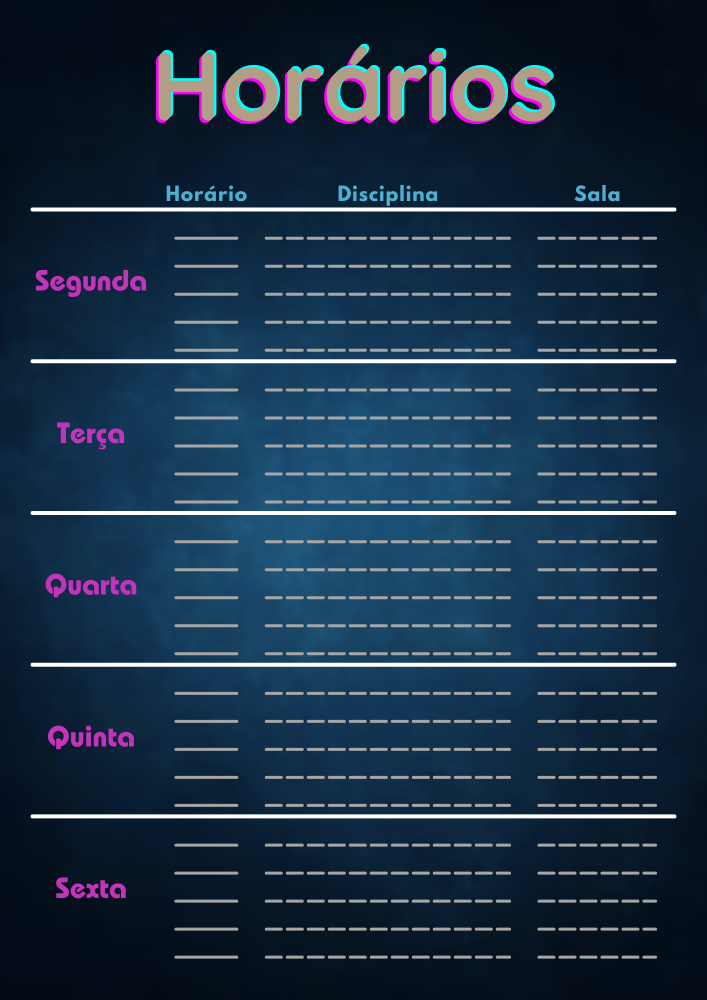
#> input picture Fundo base/Planner.png, 1414 x 2000 px (shown at 1/2 size)
$ python CriaImagem.py
#> lines starting #> are read from the running program, lines starting #| are printed output that depends on the picture
from PIL import Image, ImageFont, ImageDraw


# Fonte para horas
HFont = ImageFont.truetype('Fontes/Manjari/Manjari-Bold.ttf', size=45)
# Fonte para texto
TFont = ImageFont.truetype('Fontes/Manjari/Manjari-Bold.ttf', size=45)

# Valor de y para cada dia
Y = {'Seg':[436+56*i for i in range(5)],
	 'Ter':[740+56*i for i in range(5)],
	 'Qua':[1043+56*i for i in range(5)],
	 'Qui':[1347+56*i for i in range(5)],
	 'Sex':[1650+56*i for i in range(5)]}

# Fundo padrão
img = Image.open('Fundo base/Planner.png')
#> img is the input picture: PIL image 1414x2000 RGBA; mean R, G, B, A 27.5, 49.2, 71, 255
draw = ImageDraw.Draw(img)

# Formato Disciplinas:
# [{'Nome':'Modelo A', 'Sala':'O999', 'Horário':{'Seg':'13h30', 'Ter':'13h30', 'Qua':'13h30', 'Qui':'13h30', 'Sex':'13h30'}}]

Exemplo_Disciplinas = [
					  {'Nome':'Modelo A', 'Sala':'O999', 'Horário':{'Ter':'13h30', 'Qua':'13h30', 'Qui':'13h30', 'Sex':'13h30'}},
					  {'Nome':'Modelo B', 'Sala':'O999', 'Horário':{'Seg':'10h30', 'Ter':'10h30', 'Qua':'10h30', 'Qui':'10h30', 'Sex':'10h30'}},
					  {'Nome':'Modelo C', 'Sala':'O999', 'Horário':{'Seg':'18h30', 'Ter':'18h30', 'Qua':'18h30', 'Qui':'18h30', 'Sex':'18h30'}}
					  ]


def escreve(Campo, Texto, Centro, Fonte):
	'''Escreve 'Texto' na linha 'Campo' centrado em 'Centro' com 'Fonte'.'''

	x = Centro - (draw.textlength(Texto, Fonte) / 2)
	y = Campo

	draw.text((x, y), Texto, font=Fonte, fill='rgb(230, 230, 230)')


def aula(Campo, Hora, Nome, Sala):
	'''Passa a 'Hora', o 'Nome' e a 'Sala' na linha do 'Campo'
	para a função escreve() com a fonte adequada e com
	a posição x definida no centro desses campos'''

	# Horário
	escreve(Campo, Hora, 413, HFont)
	# Disciplina
	escreve(Campo, Nome, 773, TFont)
	# Sala
	escreve(Campo, Sala, 1192, TFont)


def escreveAulas(Aulas, Arquivo):
	'''Recebe um dicionário com as disciplinas,
	organiza elas em cada dia de acordo com o horário
	e passa as informações para a função aula().
	Salva uma imagem no mesmo diretório com o nome $Arquivo'''
#> called with Arquivo = 'Exemplo'

	for Dia in Y:
		Ordem = 0
		AulasDia = []
		for a in Aulas:
			if Dia in a['Horário']:
				AulasDia.append(a)
		AulasDia.sort(key=lambda x: int(x['Horário'][Dia][0:2]))
		for a in AulasDia:
			Nome = a['Nome']
			Hora = a['Horário'][Dia]
			Sala = a['Sala']
			aula(Y[Dia][Ordem], Hora, Nome, Sala)
			Ordem += 1
		while Ordem < 5:
			aula(Y[Dia][Ordem], '--h--', '-----', '---')
			Ordem += 1

	img.save(Arquivo+'.png')
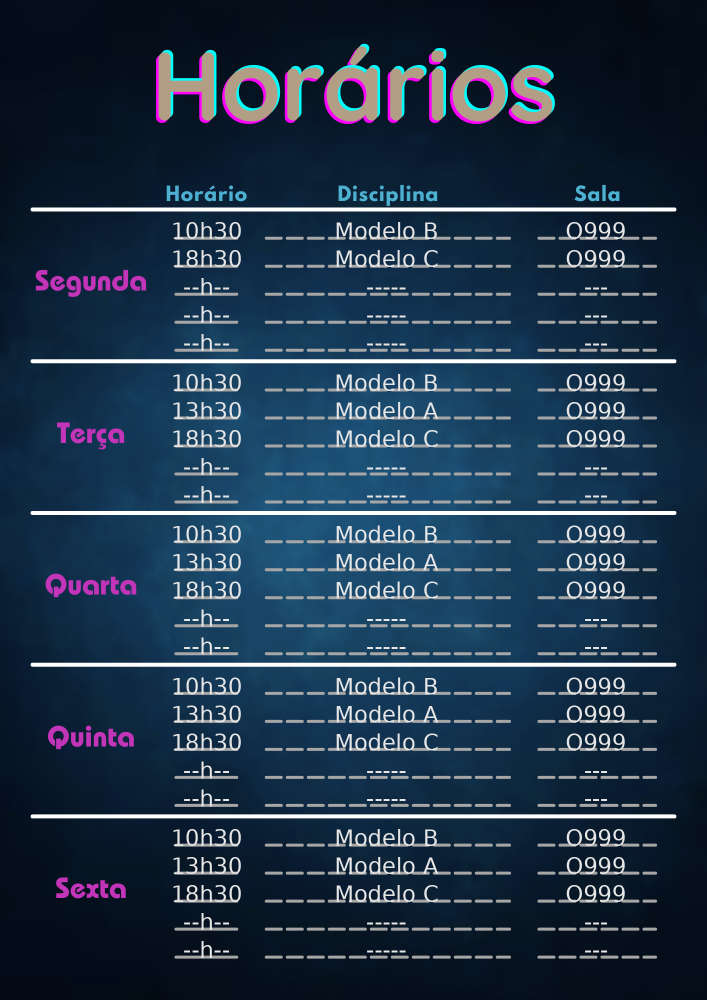
#> saved as Exemplo.png: PIL image 1414x2000 RGBA (shown at 1/2 size); mean R, G, B, A 32.7, 53.6, 74.8, 255


if __name__ == '__main__':
	print('Este código deve ser importado.')
	print('Executar ele salva um exemplo do uso. Pode ser adaptado para atender certas nescessidades.')
	escreveAulas(Exemplo_Disciplinas, 'Exemplo')
